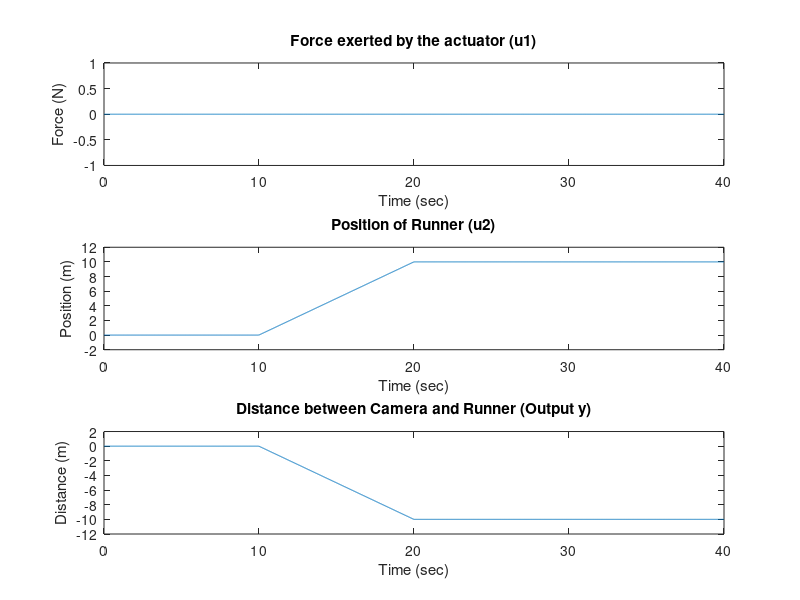
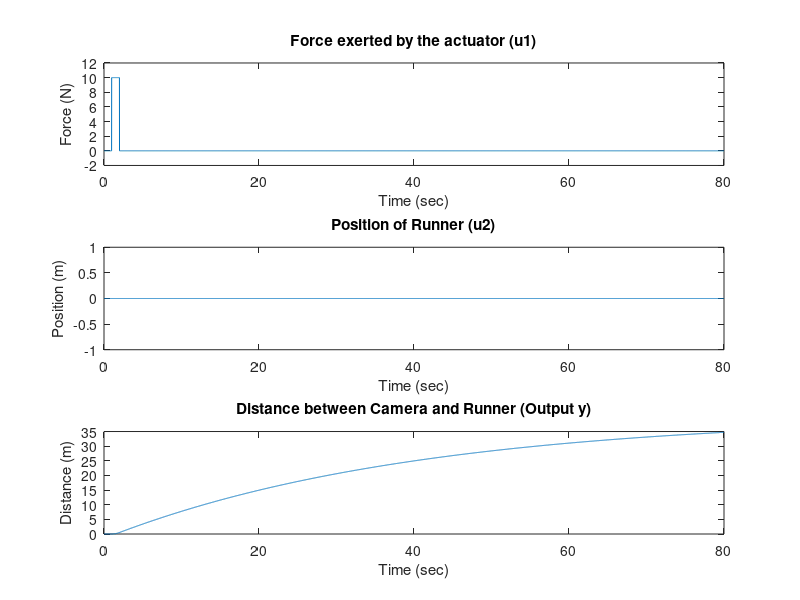

MATLAB code for these plots, in order:
close all
clear all

c = 0.25;
m = 10;

A = [0 1; 0 -c/m];
B = [0 0;1/m 0];
C = [1 0];
D = [0 -1];

step = 0.01;
endTime = 40;

t = 0:step:endTime;
u = zeros(2, size(t, 2));
x0 = [0 0];

speed = 1;
for i=1000:2000
    u(2, i) =(i-1000)*step*speed;
end
for i=2001:size(t, 2)
        u(2, i) =1000*step*speed;
end

%Creating the system
sys = ss(A,B,C,D);

controlability_matrix = ctrb(sys)
rank(controlability_matrix);

fig = figure;

[y,t,~] = lsim(sys,u,t,x0);

subplot(3,1,1);
plot(t, u(1, :));
title('Force exerted by the actuator (u1)');
xlabel('Time (sec)')
ylabel('Force (N)')

subplot(3,1, 2);
plot(t, u(2, :));
title('Position of Runner (u2)');
xlabel('Time (sec)')
ylim([-2 12])
ylabel('Position (m)')

subplot(3,1,3);
plot(t,y)
title('Distance between Camera and Runner (Output y)')
ylabel('Distance (m)')
ylim([-12, 2])
xlabel('Time (sec)')

print(fig, 'openLoopRunner', '-deps');

endTime = 80;
t = 0:step:endTime;

u = zeros(2, size(t, 2));

for i=100:200
    u(1, i) = 10;
end

[y,t,~] = lsim(sys,u,t,x0);

fig2 = figure;
subplot(3,1,1);
plot(t, u(1, :));
title('Force exerted by the actuator (u1)');
xlabel('Time (sec)')
ylim([-2 12])
ylabel('Force (N)')

subplot(3,1, 2);
plot(t, u(2, :));
title('Position of Runner (u2)');
xlabel('Time (sec)')
ylabel('Position (m)')

subplot(3,1,3);
plot(t,y)
title('Distance between Camera and Runner (Output y)')
ylabel('Distance (m)')
xlabel('Time (sec)')

print(fig2, 'openLoopMotor', '-deps');




% m = 10;
% k = 3;
% c = 2;
% 
% A = [0 1; -k/m -c/m];
% B = [0; 1/m];
% C = [1 0];
% D = [0];
% 
% step = 0.01;
% t = 0:step:100;
% u = zeros(size(t));
% for i=1000:2000
%     u(i) = u(i) + sin(i*step);
% end
% 
% x0 = [0 0];
% 
